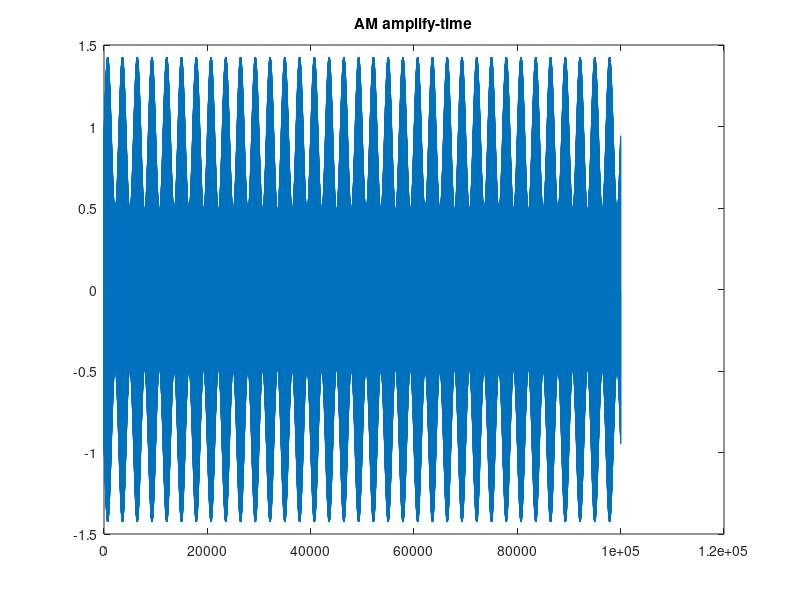
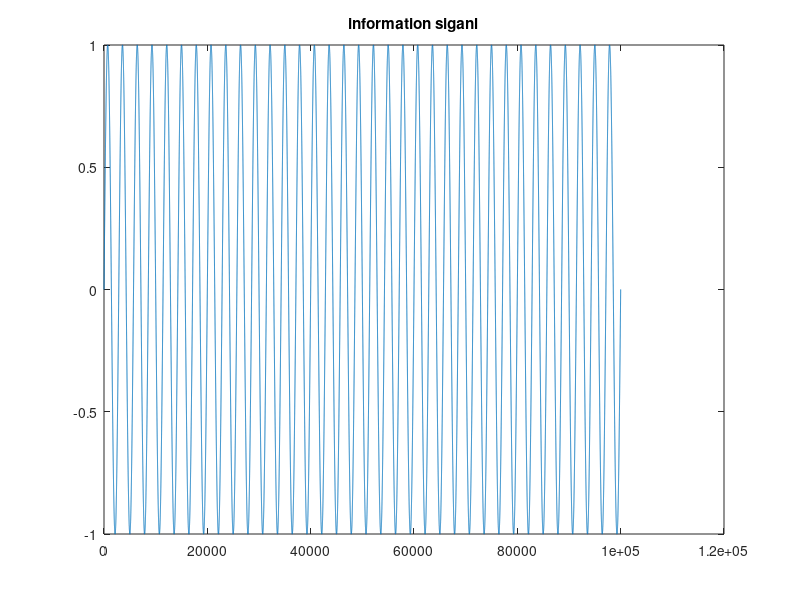
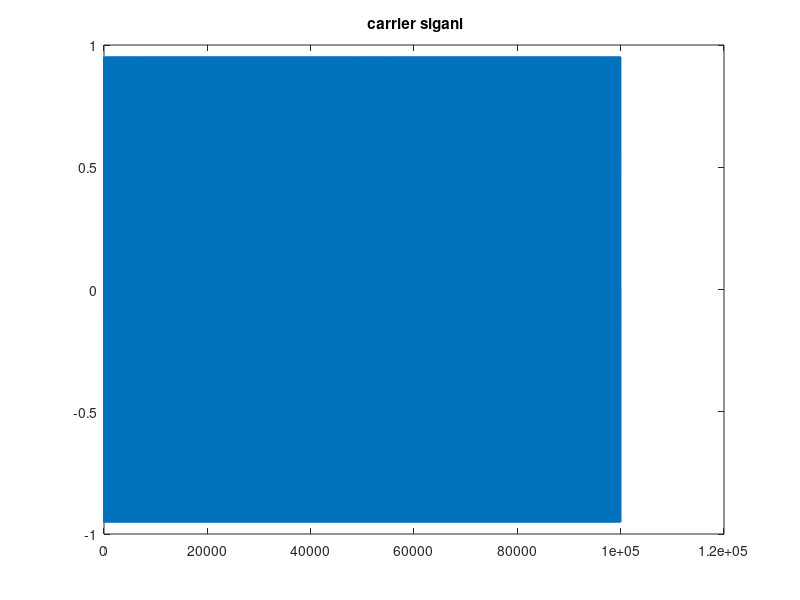
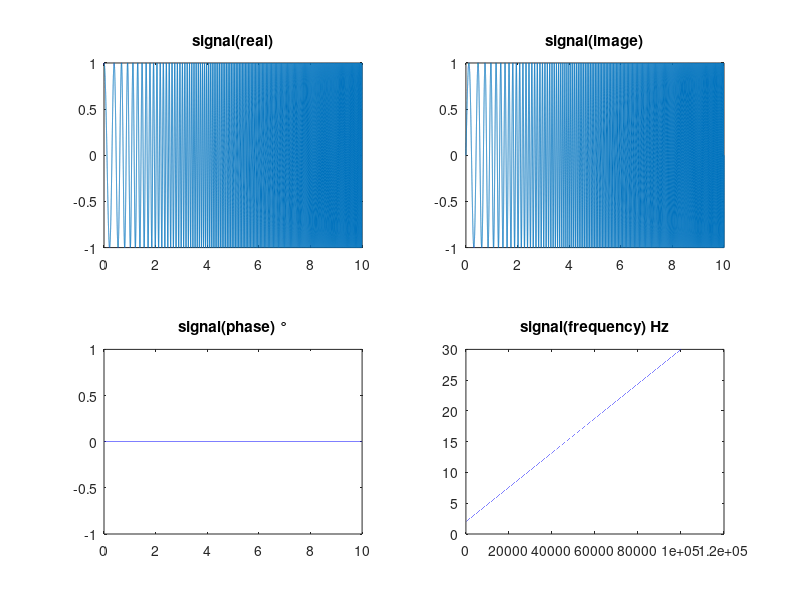

Write MATLAB code to recreate these figures, in order.
clc
close all
clear

pkg load signal
pkg load communications

fs = 10000;
fm = 1000;
fb = 3.5;

dt = 1/fs;
t = 0:dt:10;
%%调制后信号时域显示
Am = sin(t*2*pi*fb);

##Am = awgn(Am , 20 , 'measured');
xh = sin(t*2*pi*fm);
s = (1+0.5.*Am).*xh;
plot(s);
title('AM amplify-time');

%%

figure();
plot(Am);
title('information siganl');

figure();
plot(xh);
title(' carrier siganl');


%%
%   LFM ：linear frequency modulation
%%
B  = 28;  % 带宽70MHz
T  = 10;  % 脉宽2s
fs = 10000; % 采样率
N = 10*fs;

K = B/T;
%%
St = exp(2*pi*j*(t.^2*0.5*K+t.*2)); %信号
theta = 2*pi*j*(t.^2*0.5*K+t.*2); %信号弧度
f = K*t+2; %信号频率

figure();
subplot(2,2,1);
plot(t,real(St));
title('signal(real)');
subplot(2,2,2);
plot(t,imag(St));
title('signal(image)');
subplot(2,2,3);
plot(t,theta);
title('signal(phase) °');
subplot(2,2,4);
plot(f);
title('signal(frequency) Hz');

figure();

plot(abs(fft(St)));title('Spectrogram');
##plot(abs(fftshift(fft(St))));title('信号频谱');

figure();
s2 = (1+0.5*St).*xh;
plot(t,s2);
title('AM amplify-time(2)');




%%单频率调制后信号频谱显示
n =  65536;
fs_s = (0:n-1)*(fs/n);
s1 = s(1:n);
tran_data = fft(s1,n)/n;
half_n = floor(n/2);
tran_data1 = tran_data(1:half_n);
fs_s1 = fs_s(1:half_n);
figure();
subplot(2,1,1);
plot(fs_s1,abs(tran_data1));
xlabel('f(hz)');
ylabel('amplify');
title('AMsignal in frequcy');
subplot(2,1,2);
plot(fs_s1,angle(tran_data1));
xlabel('f(hz)');
ylabel('phase');
%%

%%调制后信号频谱显示
n =  65536;
fs_s = (0:n-1)*(fs/n);
s1 = s2(1:n);
tran_data = fft(s1,n)/n;
half_n = floor(n/2);
tran_data1 = tran_data(1:half_n);
fs_s1 = fs_s(1:half_n);
figure();
subplot(2,1,1);
plot(fs_s1,abs(tran_data1));
xlabel('f(hz)');
ylabel('amplify');
title('AMsignal in frequcy');
subplot(2,1,2);
plot(fs_s1,angle(tran_data1));
xlabel('f(hz)');
ylabel('phase');
%%


xh_n = xh;
##xh_n = sin(t.*(2*pi*fm)+randn(size(t)).*(0.5*pi));

x_ds = s .* xh_n;


%%lowpass filter
fc = 10;
[b,a] = butter(5,fc/(fs/2));
figure();
freqz(b,a,[],fs);

x_ds_f = (filter(b,a,x_ds)-0.5).*4;
figure();
plot(t,x_ds_f );
title ("butter_lowpass");
axis([0,10,-2,2]);

%%


%%解调信号显示
figure();
n =  65536;
fs_s = (0:n-1)*(fs/n);
tran_data = fft(x_ds_f,n)/n;
half_n = floor(n/2);
tran_data1 = tran_data(1:half_n);
fs_s1 = fs_s(1:half_n);
subplot(2,1,1);
plot(fs_s1,abs(tran_data1));
xlabel('f(hz)');
ylabel('amplify');
title('signal in frequcy');
subplot(2,1,2);
plot(fs_s1,angle(tran_data1));
xlabel('f(hz)');
ylabel('phase');

%%

xh_n = xh;
##xh_n = sin(t.*(2*pi*fm)+randn(size(t)).*(0.5*pi));

x_ds = s2 .* xh_n;


%%lowpass filter
fc = 50;
[b,a] = butter(5,fc/(fs/2));
figure();
freqz(b,a,[],fs);

x_ds_f = (filter(b,a,x_ds)-0.5).*4;
figure();
plot(t,x_ds_f );
title ("butter_lowpass");
axis([0,10,-2,2]);

%%


%%解调信号显示
figure();
n =  65536;
fs_s = (0:n-1)*(fs/n);
tran_data = fft(x_ds_f,n)/n;
half_n = floor(n/2);
tran_data1 = tran_data(1:half_n);
fs_s1 = fs_s(1:half_n);
subplot(2,1,1);
plot(fs_s1,abs(tran_data1));
xlabel('f(hz)');
ylabel('amplify');
title('signal in frequcy');
subplot(2,1,2);
plot(fs_s1,angle(tran_data1));
xlabel('f(hz)');
ylabel('phase');

%%
